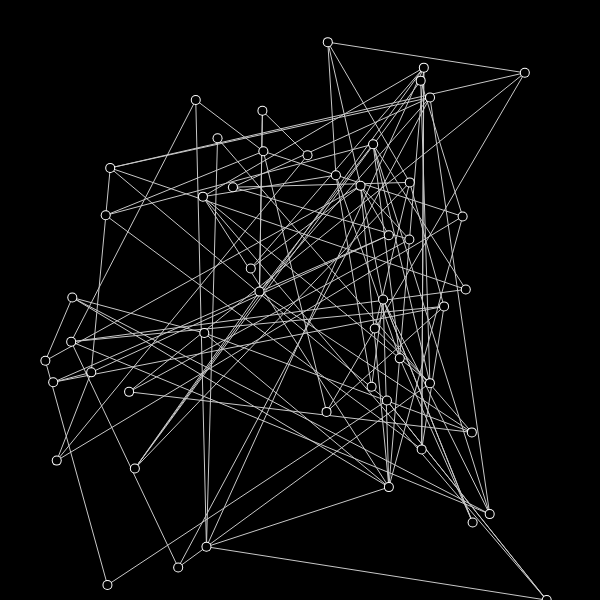
Frame 1 (no input)
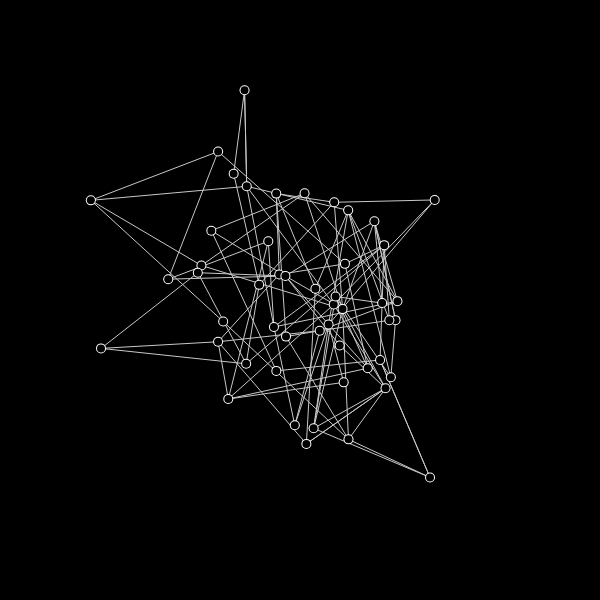
Frame 60 (no input)
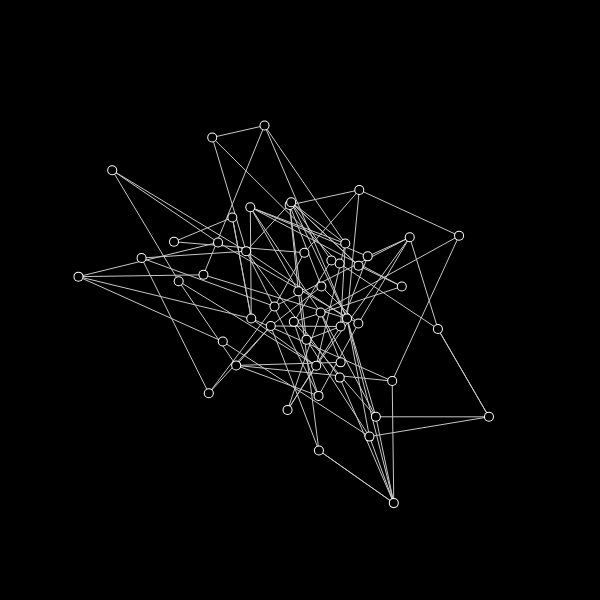
Frame 120 (the mouse pressed at the canvas centre since frame 60)

The p5.js sketch that drew these frames (run headless with seeded random() and noise() and a simulated clock; from frame 60 on, the mouse is pressed at the canvas centre):

// p5.js sketch
// ── sketch.js

let nodes;
let nodeCount;
let canvasSize;
let unitLength;
let speedSlider;
let sliderText;
let nodeCountSlider;
let maxNodes
function setup(){
    restart();
    createCanvas(canvasSize.x, canvasSize.y);
}

function restart() {
    canvasSize = createVector(600, 600);
    nodeCount = 50;
    nodes = [];
    unitLength = 40;
    
    for(let i = 0; i < nodeCount; i++) {
        let node = new Node(i);
        node.moveToRandom();
        nodes.push(node);
    }

    maxNodes = 2;

    for(let i = 0; i < nodeCount; i++) {
        for(let j = 0; j < maxNodes; j++) {
            nodes[i].addFriend(nodes[floor(random()*nodes.length)], random(1,4));
        }
    }

    speedSlider = createSlider(0, 30, 1);
    speedSlider.style('width', '80px');

    sliderText = createElement("div", "speed");
    sliderText.addClass('label');

    nodeCountSlider = createSlider(2, 200, nodeCount);
}

class Node {
    // constructor(friends, weights) {
    //     this.pairs = pairWeights(friends, weights);
    // }

    constructor(id) {
        this.pairs = [];
        this.id = id;
        this.pos = createVector(0,0);
    }

    

    moveToRandom() {
        let halfX = canvasSize.x/2;
        let halfY = canvasSize.y/2
        this.pos = createVector(random(-halfX, halfX) + halfY, random(-halfY,halfY) + halfY);
    }
    
    pairWeights(friends, weights) {
        let pairs = [];
        for(let i = 0; i < friends && i < weights; i++) {
            pairs.push([friends[i], weights[i]]);
        }
        return pairs;
    }

    addFriend(friend, weight) {
        let index = this.pairs.indexOf(friend);
        if(index === -1) {
            this.pairs.push([friend, weight]);
        } else if (this.pairs[index][1] !== weight){
            this.pairs[index][1] = weight;
            friend.addFriend(this, weight);
        }
    }

    move() {
        let netX = 0;
        let netY = 0;
        for(let i = 0; i < this.pairs.length; i++) {
            let udist = dist(this.pos.x, this.pos.y, this.pairs[i][0].pos.x, this.pairs[i][0].pos.y);
            angleMode(DEGREES);
            // let angle = this.pos.angleBetween(this.pairs[i][0].pos);
            let angleVec = this.pos.copy().sub(this.pairs[i][0].pos.x);
            let compAngle = createVector(50, 0);

            let angle;
            if(this.pos.x -  this.pairs[i][0].pos.x != 0) {
                angle = atan((this.pos.y - this.pairs[i][0].pos.y) / (this.pos.x -  this.pairs[i][0].pos.x));
            } else {
                angle = 0;
            }
            if(this.pos.x > this.pairs[i][0].pos.x) {
                angle += 180;
            }
            let gap = udist - this.pairs[i][1] * unitLength;
            let minigap = abs(gap) * 0.1
            if(gap > 0) {
                netX += cos(angle) * minigap;
                netY += sin(angle) * minigap;
            } else {
                netX -= cos(angle) * minigap;
                netY -= sin(angle) * minigap;
            }
        }
        
        // let mouseDisp = createVector(mouseX - pmouseX, mouseY - pmouseY).div(2);
        
        // let distFromMouse = dist(mouseX, mouseY, this.pos.x, this.pos.y);
        // if( distFromMouse != 0) {
        //     netX += mouseDisp.x * sqrt(sqrt(1 / (distFromMouse)) * 5);
        //     netY += mouseDisp.y * sqrt(sqrt(1 / (distFromMouse)) * 5);
        // }

        this.pos.x += netX;
        this.pos.y += netY;
    }
}

function moveNodes() {
    for(let i = 0; i < nodes.length; i++) {
        nodes[i].move();
    }
}


function drawNodes() {
    for(let i = 0; i < nodes.length; i++) {
        stroke(200);
        strokeWeight(1);
        for(let j = 0; j < nodes[i].pairs.length; j++) {
            line(nodes[i].pos.x, nodes[i].pos.y, nodes[i].pairs[j][0].pos.x, nodes[i].pairs[j][0].pos.y);
        }
    }
    for(let i = 0; i < nodes.length; i++) {
        strokeWeight(10);
        stroke(255);
        point(nodes[i].pos.x, nodes[i].pos.y);
        strokeWeight(8);
        stroke(0);
        point(nodes[i].pos.x, nodes[i].pos.y);
    }
}

function getAveragePos() {
    let totPos = createVector(0, 0);
    for(let i = 0; i < nodes.length; i++) {
        totPos.add(nodes[i].pos);
    }
    return totPos.div(nodes.length);
}

function centerNodes() {
    let avgPos = getAveragePos().copy();
    let disp = avgPos.sub(getCenter());
    for(let i = 0; i < nodes.length; i++) {
        nodes[i].pos.sub(disp);
    }
}

function getCenter() {
    return canvasSize.copy().div(2);
}

function jitterNodes() {
    for(let i = 0; i < nodes.length; i++) {
        nodes[i].pos.add(random(-10, 10), random(-10, 10));
    }
}

function draw() {
    background(0);
    for(let i = 0; i < speedSlider.value(); i++) {
        moveNodes();

    }

    centerNodes();
    drawNodes();

    if(nodeCount < nodeCountSlider.value()) {
        console.log("thing")
        let node = new Node(nodes.length);
        nodeCount++;
        node.moveToRandom();
        nodes.push(node);
        for(let j = 0; j < maxNodes; j++) {
            node.addFriend(nodes[floor(random()*nodes.length)], random(1,4));
        }
        jitterNodes();
    }
}
// ── style.css
body {
    background-color: black;
}

.label {
    color: white;
}
